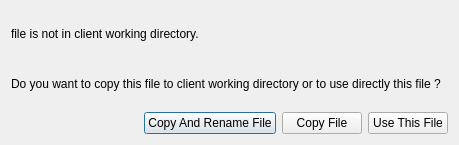
<?xml version="1.0" encoding="UTF-8"?>
<ui version="4.0">
 <class>Dialog</class>
 <widget class="QDialog" name="Dialog">
  <property name="geometry">
   <rect>
    <x>0</x>
    <y>0</y>
    <width>459</width>
    <height>145</height>
   </rect>
  </property>
  <property name="windowTitle">
   <string>Copy File ?</string>
  </property>
  <layout class="QVBoxLayout" name="verticalLayout_2">
   <item>
    <widget class="QLabel" name="labelFileNotInFolder">
     <property name="text">
      <string>file is not in client working directory.</string>
     </property>
    </widget>
   </item>
   <item>
    <widget class="QLabel" name="label">
     <property name="text">
      <string>&lt;html&gt;&lt;head/&gt;&lt;body&gt;&lt;p&gt;Do you want to copy this file to client working directory or to use directly this file ?&lt;/p&gt;&lt;/body&gt;&lt;/html&gt;</string>
     </property>
    </widget>
   </item>
   <item>
    <layout class="QHBoxLayout" name="horizontalLayout">
     <item>
      <spacer name="horizontalSpacer">
       <property name="orientation">
        <enum>Qt::Horizontal</enum>
       </property>
       <property name="sizeHint" stdset="0">
        <size>
         <width>40</width>
         <height>20</height>
        </size>
       </property>
      </spacer>
     </item>
     <item>
      <widget class="QPushButton" name="pushButtonCopyRename">
       <property name="toolTip">
        <string>Copy file and rename it with session name</string>
       </property>
       <property name="text">
        <string>Copy And Rename File</string>
       </property>
       <property name="icon">
        <iconset theme="edit-copy">
         <normaloff>.</normaloff>.</iconset>
       </property>
      </widget>
     </item>
     <item>
      <widget class="QPushButton" name="pushButtonCopy">
       <property name="text">
        <string>Copy File</string>
       </property>
       <property name="icon">
        <iconset theme="edit-copy">
         <normaloff>.</normaloff>.</iconset>
       </property>
      </widget>
     </item>
     <item>
      <widget class="QPushButton" name="pushButtonUseThisFile">
       <property name="text">
        <string>Use This File</string>
       </property>
       <property name="icon">
        <iconset theme="dialog-cancel">
         <normaloff>.</normaloff>.</iconset>
       </property>
      </widget>
     </item>
    </layout>
   </item>
  </layout>
 </widget>
 <resources/>
 <connections>
  <connection>
   <sender>pushButtonCopy</sender>
   <signal>clicked()</signal>
   <receiver>Dialog</receiver>
   <slot>accept()</slot>
   <hints>
    <hint type="sourcelabel">
     <x>288</x>
     <y>118</y>
    </hint>
    <hint type="destinationlabel">
     <x>229</x>
     <y>72</y>
    </hint>
   </hints>
  </connection>
  <connection>
   <sender>pushButtonUseThisFile</sender>
   <signal>clicked()</signal>
   <receiver>Dialog</receiver>
   <slot>reject()</slot>
   <hints>
    <hint type="sourcelabel">
     <x>395</x>
     <y>118</y>
    </hint>
    <hint type="destinationlabel">
     <x>229</x>
     <y>72</y>
    </hint>
   </hints>
  </connection>
 </connections>
</ui>
